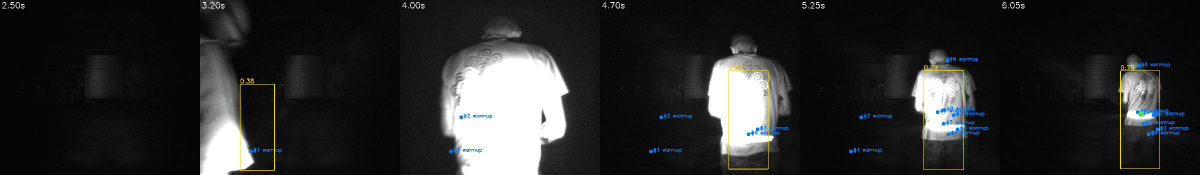
#> input picture tmp_analysis/warmup/s6_walkin.jpg, 2400 x 349 px (shown at 1/2 size); its folder holds only this picture in this run
$ python -i motion_detector.py   (imports and definitions only)
#> lines starting #> are read from the running program, lines starting #| are printed output that depends on the picture
"""
MOG2-based motion blob detector for bridging YOLO detection gaps.

Designed for fixed-camera IR-bandpass setups with static background.
MOG2 maintains a per-pixel Gaussian mixture model that classifies pixels
as background, foreground, or shadow.  With a low learning rate (0.001),
dancers remain foreground indefinitely while slow BG changes (wind,
vibration) get absorbed.

Phase 3 of the Tracking Robustness Plan.
"""

from dataclasses import dataclass
from typing import List

import cv2
import numpy as np

from core.config import (
    MOTION_BRIDGE_MOG2_HISTORY,
    MOTION_BRIDGE_MOG2_VAR_THRESHOLD,
    MOTION_BRIDGE_MOG2_LEARN_RATE,
    MOTION_BRIDGE_MOG2_SCALE,
    MOTION_BRIDGE_MIN_AREA,
    MOTION_BRIDGE_MIN_AREA_LOWLIGHT_MULT,
    MOTION_FIRST_WARMUP_FRAMES,
    MOTION_FIRST_STATIC_BLOB_FRAMES,
    MOTION_LOWLIGHT_LUMA_THRESHOLD,
    MOTION_LOWLIGHT_MEDIAN_KERNEL,
    MOTION_LOWLIGHT_VAR_THRESHOLD_MULT,
    MOTION_CROSSVAL_MIN_COHERENCE,
    MOTION_DIFF_PAIR_MAX_AGE_FRAMES,
)


@dataclass
class MotionBlob:
    """A foreground region detected by MOG2."""
    bbox: np.ndarray       # [x, y, w, h]
    centroid: np.ndarray   # [cx, cy]
    area: float


class MotionDetector:
    """Detect foreground blobs using MOG2 background subtraction.

    Filters blobs by area, aspect ratio, and height relative to the
    expected person height.  Shadow detection is ON so projection leak
    (value 127 in the MOG2 mask) is rejected automatically.
    """

    def __init__(self):
        # Base varThreshold — overridable at runtime (Go-Live calibration sets it
        # from the measured background-noise sigma).  The adaptive low-light path
        # multiplies this base; see feed().
        self._var_threshold = float(MOTION_BRIDGE_MOG2_VAR_THRESHOLD)
        self._mog2 = cv2.createBackgroundSubtractorMOG2(
            history=MOTION_BRIDGE_MOG2_HISTORY,
            varThreshold=self._var_threshold,
            detectShadows=True,
        )
        self._learn_rate = MOTION_BRIDGE_MOG2_LEARN_RATE
        self._min_area = MOTION_BRIDGE_MIN_AREA
        # Morphological kernels
        self._erode_kernel = cv2.getStructuringElement(cv2.MORPH_RECT, (3, 3))
        self._dilate_kernel = cv2.getStructuringElement(cv2.MORPH_RECT, (5, 5))
        # Cached foreground mask from last feed()
        self._fg_mask: np.ndarray | None = None
        # Morphologically-cleaned mask for ratio queries (no speckle noise)
        self._clean_mask: np.ndarray | None = None
        self._scale = MOTION_BRIDGE_MOG2_SCALE
        self._inv_scale = 1.0 / self._scale
        self._last_brightness = 255.0
        # Warmup counter — suppress blobs until MOG2 has settled
        self._frame_count = 0
        # Consecutive-frame buffer for frame-diff fallback.
        # These store a lightly-downscaled (no blur) version of the raw gray
        # so frame differencing preserves motion contrast that Gaussian blur
        # would destroy.
        self._prev_raw: np.ndarray | None = None
        self._curr_raw: np.ndarray | None = None
        self._diff_pair_age = 0  # frames since the raw pair last advanced (bug #4)
        self._diff_scale = min(1.0, self._scale * 2.0)  # less aggressive downscale for diff
        self._diff_inv_scale = 1.0 / self._diff_scale
        # Static blob suppression: spatial hash → consecutive frame count
        self._static_cells: dict[tuple[int, int], int] = {}
        self._static_cell_size = 32  # grid cell size in downscaled pixels

    # [8 lines left out: function set_scale, not called in this run]

    def set_learn_rate(self, rate: float) -> None:
        """Change the MOG2 learning rate (e.g. faster for lighting adaptation)."""
        self._learn_rate = max(0.0, min(1.0, rate))

    # [88 lines left out: functions set_var_threshold, has_mask, frame_count, last_brightness, motion_ratio_in_bbox, not called in this run]

    @staticmethod
    def preprocess(gray: np.ndarray, scale: float) -> tuple[np.ndarray, float]:
        """Blur, denoise and downscale a grayscale frame.

        Returns (small_frame, brightness) so the caller can share one
        preprocessed image across multiple MotionDetector instances.
        """
        if MOTION_LOWLIGHT_MEDIAN_KERNEL >= 3:
            kernel = MOTION_LOWLIGHT_MEDIAN_KERNEL
            if kernel % 2 == 0:
                kernel += 1
        else:
            kernel = 0
        brightness = float(np.mean(gray))
        if kernel >= 3 and brightness < MOTION_LOWLIGHT_LUMA_THRESHOLD:
            gray = cv2.medianBlur(gray, kernel)
            gray = cv2.GaussianBlur(gray, (5, 5), 0)
        else:
            gray = cv2.GaussianBlur(gray, (3, 3), 0)
        if scale < 1.0:
            small = cv2.resize(gray, None, fx=scale, fy=scale,
                               interpolation=cv2.INTER_AREA)
        else:
            small = gray
        return small, brightness

    def feed(self, gray: np.ndarray) -> None:
        """Update the MOG2 background model on a downscaled frame.

        Call every frame to keep the model current.  The expensive
        contour extraction only happens when detect() is called.
        """
        small, brightness = self.preprocess(gray, self._scale)
        self.feed_preprocessed(small, brightness, raw_gray=gray)

    def feed_preprocessed(self, small: np.ndarray, brightness: float,
                          raw_gray: np.ndarray | None = None) -> None:
        """Update MOG2 from an already blurred+resized frame.

        Use this when multiple detectors share the same scale so
        preprocessing runs once instead of per-detector.

        Args:
            small: Blurred and downscaled grayscale frame for MOG2.
            brightness: Mean brightness of the frame.
            raw_gray: Original grayscale frame (before blur/downscale).
                      Used for frame-diff bridge fallback which needs
                      unblurred pixels to detect subtle motion.
        """
        self._frame_count += 1
        self._last_brightness = brightness
        # Keep consecutive raw-gray pair for frame-diff bridge fallback.
        # Uses a light downscale (no blur) so motion contrast is preserved.
        if raw_gray is not None:
            ds = self._diff_scale
            if ds < 1.0:
                raw_small = cv2.resize(raw_gray, None, fx=ds, fy=ds,
                                       interpolation=cv2.INTER_AREA)
            else:
                raw_small = raw_gray
            if self._curr_raw is not None and self._curr_raw.shape == raw_small.shape:
                peak_diff = int(cv2.absdiff(raw_small, self._curr_raw).max())
                if peak_diff > 8:  # real motion threshold on unblurred pixels
                    self._prev_raw = self._curr_raw
                    self._curr_raw = raw_small
                    self._diff_pair_age = 0
                else:
                    # Pair frozen (clean static stretch). Count frames so the
                    # diff queries stop reporting the last motion event
                    # forever (bug #4); the stale curr still accumulates a
                    # slow mover's diff and re-advances above.
                    self._diff_pair_age += 1
            else:
                self._prev_raw = None
                self._curr_raw = raw_small
                self._diff_pair_age = 0
        # Adaptive varThreshold: raise in low light to reject noise at the model level.
        # Scales the (possibly calibrated) base, not the module constant.
        if brightness < MOTION_LOWLIGHT_LUMA_THRESHOLD:
            target_var = self._var_threshold * MOTION_LOWLIGHT_VAR_THRESHOLD_MULT
        else:
            target_var = self._var_threshold
        self._mog2.setVarThreshold(target_var)
        # MOG2 apply — returns 0=bg, 127=shadow, 255=fg
        self._fg_mask = self._mog2.apply(small, learningRate=self._learn_rate)
        # Build cleaned mask: morphological open strips scattered noise pixels
        # while preserving coherent blobs.  This is used by motion_ratio_in_bbox()
        # so cross-validation never counts noise speckle as real motion.
        clean = (self._fg_mask == 255).astype(np.uint8) * 255
        clean = cv2.morphologyEx(clean, cv2.MORPH_OPEN, self._erode_kernel)
        self._clean_mask = clean

    # [491 lines left out: functions detect, extract_local_motion_blob, _select_local_label, frame_diff_blob_in_bbox, bridge_diagnostics, _merge_nearby_blobs and 2 more, not called in this run]

>>> import cv2
>>> picture = cv2.imread('../../../tmp_analysis/warmup/s6_walkin.jpg', cv2.IMREAD_GRAYSCALE)
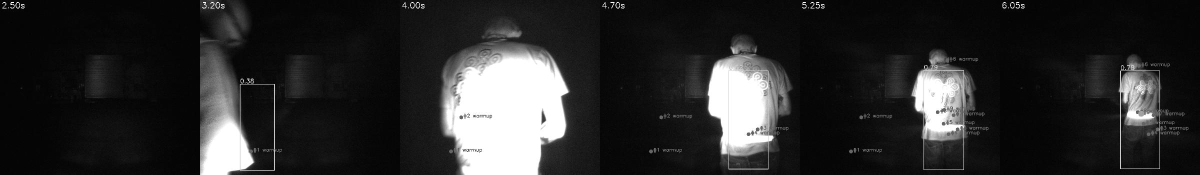
#> picture: shape (349, 2400) (shown at 1/2 size); min 0, max 255, mean 42.9
>>> result = MotionDetector().feed(picture)
#> in preprocess, `brightness = float(np.mean(gray))`: brightness = 42.92
#> in preprocess, `small = cv2.resize(gray, None, fx=scale, fy=scale, interpolation=cv2.I..`:
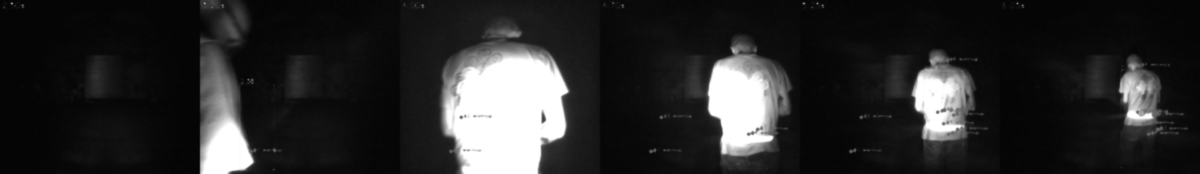
#> small: shape (174, 1200); min 3, max 255, mean 42.4
#> in feed_preprocessed, `self._fg_mask = self._mog2.apply(small, learningRate=self._learn_rate)`: self._fg_mask: shape (174, 1200); every value is 127
#> in feed_preprocessed, `clean = (self._fg_mask == 255).astype(np.uint8) * 255`: clean: shape (174, 1200); every value is 0
